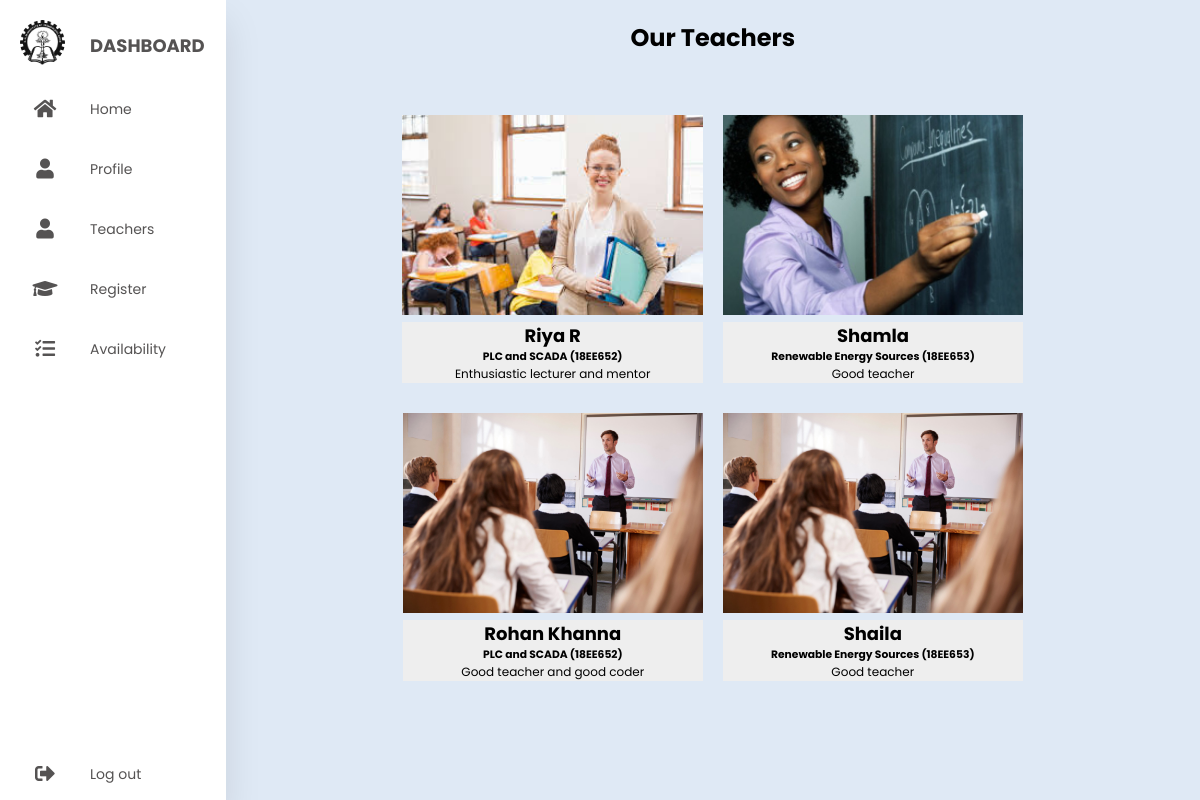
/teacher.php (signed in), run on the app's committed database.
### tables this page shows
CREATE TABLE `teacher` (
  `id` int(20) NOT NULL,
  `name` varchar(38) DEFAULT NULL,
  `description` varchar(38) DEFAULT NULL,
  `course` varchar(100) NOT NULL,
  `image` varchar(38) DEFAULT NULL
);

### teacher.php (the view, shortened to what this page needs)
<?php
include 'config.php';
$sql = "SELECT * FROM teacher";
$result = mysqli_query($data, $sql);
?>
<!DOCTYPE html>
<html lang="en">
<head>
    <?php
    include 'studentcss.php';
    ?>
</head>
<body>
    <div class="container">
        <?php
        include 'studentsidebar.php';
        ?>
        <section class="main">
            <h1 style="text-align:center;">Our Teachers</h1>
            <div class="container">
                <div class="row">
                    <?php
                    while ($info = $result->fetch_assoc()) {
                    ?>
                        <div class="col-md-4 column">
                            <div class="card border-0 shadow-sm custom-margin">
                                <img src="<?php echo "{$info['image']}"; ?>" alt="" class="card-img-top teacher-image">
                                <div class="card-body">
                                    <h5 class="card-title text-center"><?php echo "{$info['name']}"; ?></h5>
                                    <h6 class="card-title text-center"><?php echo "{$info['course']}"; ?></h6>
                                    <p class="card-text"><?php echo "{$info['description']}"; ?></p>
                                </div>
                            </div>
                        </div>
                    <?php
                    }
                    ?>
                </div>
            </div>
        </section>
    </div>
</body>
</html>

### css/student.css (style rules this page uses)
* { margin: 0; padding: 0; outline: none; border: none; text-decoration: none; box-sizing: border-box; font-family: "Poppins", sans-serif; }
body { background: #dfe9f5; }
.container { display: flex; }
.main { position: relative; padding: 20px; width: 100%; }

### teacher.php (style rules this page uses)
body { overflow: hidden; }
.teacher-image { width: 100%; height: 200px; object-fit: cover; }
.custom-margin { margin-bottom: 10px; }
.row { display: flex; flex-wrap: wrap; justify-content: center; margin: 50px; }
.column { margin: 10px; }
.card-body { text-align: center; background-color: #eee; }
.card-body p { font-size: 12px; }
.card-body h5 { font-size: 18px; }

### data on the page
teacher: image (picture), name "Riya R", course "PLC and SCADA (18EE652)", description "Enthusiastic lecturer and mentor"
teacher: image (picture), name "Shamla", course "Renewable Energy Sources (18EE653)", description "Good teacher"
teacher: image (picture), name "Rohan Khanna", course "PLC and SCADA (18EE652)", description "Good teacher and good coder"
teacher: image (picture), name "Shaila", course "Renewable Energy Sources (18EE653)", description "Good teacher"
